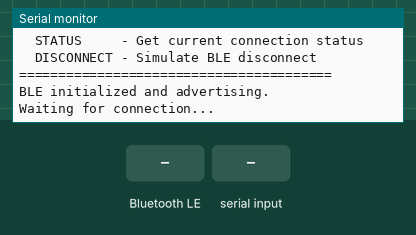
The sketch below on a simulated ESP32. On the bench: the last lines printed to the serial monitor. Inputs (shaded band) come from the test bench. Nothing arrives over Bluetooth unless stated; a phone connects over Bluetooth LE 3 s after start.

Above: at 1.7 s.
1.8 s: Bluetooth LE write "1" received
At 3.0 s:
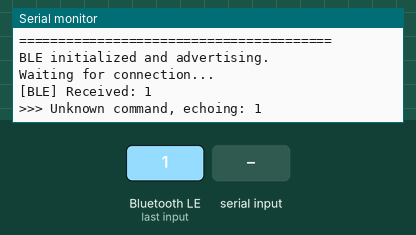
3.3 s: "1" received over Serial
At 3.5 s:
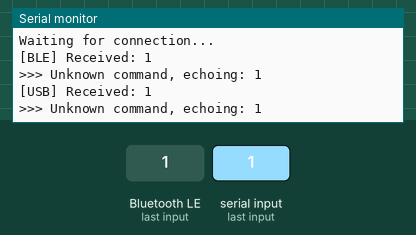

Measured:
- after the input at 1.8 s, the serial monitor: prints a new line at once (image 1)
- after the input at 3.3 s, the serial monitor: prints a new line after 0.06 s (image 2)

The sketch:

ESP32testing.ino
```cpp
// ESP32 Dual-Mode Communication: BLE + USB Serial
// Only sends data after receiving "START" command
// Detects which connection type is active and uses only that one

#include <BLEDevice.h>
#include <BLEServer.h>
#include <BLEUtils.h>
#include <BLE2902.h>
#include <string.h>

// ===================================
// 1. UUID Definitions
// ===================================

#define SERVICE_UUID           "4FA4A4AA-0001-4000-8000-000000000000"
#define NOTIFY_CHARACTERISTIC_UUID "4FA4A4AA-0002-4000-8000-000000000000"
#define RECEIVE_CHARACTERISTIC_UUID "4FA4A4AA-0003-4000-8000-000000000000"

#define DEVICE_NAME "ESP32_WROOM_DA_Comm"

// ===================================
// 2. Global Variables
// ===================================

BLECharacteristic *pNotifyCharacteristic = nullptr;
BLECharacteristic *pReceiveCharacteristic = nullptr;
BLEServer *pServer = nullptr;

// Connection states
bool bleConnected = false;

// Which connection is being used (only one at a time)
enum ConnectionType {
  CONN_NONE,
  CONN_USB,
  CONN_BLE
};
ConnectionType activeConnection = CONN_NONE;

// Data streaming state
bool streamingEnabled = false;

long lastSendTime = 0;
const int SEND_INTERVAL_MS = 2000;

// ===================================
// 3. Forward Declarations
// ===================================

void handleCommand(const char* command, ConnectionType source);
void sendData(const char* message);
void initBLE();
void simulateDisconnect();

// ===================================
// 4. Callback Classes
// ===================================

class ServerCallbacks: public BLEServerCallbacks {
    void onConnect(BLEServer* pServer) {
      bleConnected = true;
      Serial.println("\n--- BLE Client Connected! ---");
      Serial.println("Waiting for START command...");
    };

    void onDisconnect(BLEServer* pServer) {
      bleConnected = false;

      // If BLE was the active connection, reset everything
      if (activeConnection == CONN_BLE) {
        activeConnection = CONN_NONE;
        streamingEnabled = false;
        Serial.println("--- BLE Disconnected. Streaming stopped. ---");
      }

      Serial.println("--- Restarting BLE advertising... ---");
      // This makes the device "searchable" again immediately
      BLEDevice::startAdvertising();
    }
};

class CharacteristicCallbacks: public BLECharacteristicCallbacks {
    void onWrite(BLECharacteristic *pCharacteristic) {
      const uint8_t* data = pCharacteristic->getData();
      size_t length = pCharacteristic->getLength();

      if (length > 0) {
        char tempBuf[length + 1];
        memcpy(tempBuf, data, length);
        tempBuf[length] = '\0';

        handleCommand(tempBuf, CONN_BLE);
      }
    }
};

// ===================================
// 5. Command Handler
// ===================================

void handleCommand(const char* command, ConnectionType source) {
  // Always print received command to Serial Monitor
  Serial.print("[");
  Serial.print(source == CONN_USB ? "USB" : "BLE");
  Serial.print("] Received: ");
  Serial.println(command);

  // START command - begin streaming
  if (strcasecmp(command, "START") == 0) {
    if (activeConnection == CONN_NONE) {
      activeConnection = source;
      streamingEnabled = true;
      lastSendTime = millis();

      Serial.print(">>> Streaming STARTED via ");
      Serial.println(source == CONN_USB ? "USB" : "BLE");

      sendData("OK:STARTED");
    }
    else if (activeConnection == source) {
      sendData("OK:ALREADY_STARTED");
    }
    else {
      Serial.println(">>> Rejected: Another connection is active");
    }
  }
  // STOP command - stop streaming
  else if (strcasecmp(command, "STOP") == 0) {
    if (activeConnection == source) {
      streamingEnabled = false;
      activeConnection = CONN_NONE;

      Serial.println(">>> Streaming STOPPED");
      sendData("OK:STOPPED");
    }
  }
  // STATUS command - report current state
  else if (strcasecmp(command, "STATUS") == 0) {
    char statusMsg[64];
    snprintf(statusMsg, sizeof(statusMsg), "STATUS:%s:%s",
             activeConnection == CONN_NONE ? "IDLE" : (activeConnection == CONN_USB ? "USB" : "BLE"),
             streamingEnabled ? "STREAMING" : "STOPPED");

    if (source == CONN_USB) {
      Serial.println(statusMsg);
    } else if (source == CONN_BLE && bleConnected) {
      pNotifyCharacteristic->setValue((uint8_t*)statusMsg, strlen(statusMsg));
      pNotifyCharacteristic->notify();
    }
  }
  // DISCONNECT command - simulate disconnect for testing
  else if (strcasecmp(command, "DISCONNECT") == 0 || strcasecmp(command, "D") == 0) {
    Serial.println(">>> DISCONNECT command received.");
    simulateDisconnect();
  }
  // Any other command - just echo it
  else {
    Serial.print(">>> Unknown command, echoing: ");
    Serial.println(command);
  }
}

// ===================================
// 6. Data Sender
// ===================================

void sendData(const char* message) {
  if (activeConnection == CONN_NONE) {
    return;
  }

  if (activeConnection == CONN_USB) {
    Serial.println(message);
    Serial.flush();
  }
  else if (activeConnection == CONN_BLE && bleConnected && pNotifyCharacteristic) {
    pNotifyCharacteristic->setValue((uint8_t*)message, strlen(message));
    pNotifyCharacteristic->notify();
    delay(20);
  }
}

// ===================================
// 7. BLE Initialization
// ===================================

void initBLE() {
  BLEDevice::init(DEVICE_NAME);

  pServer = BLEDevice::createServer();
  pServer->setCallbacks(new ServerCallbacks());

  BLEService *pService = pServer->createService(SERVICE_UUID);

  pNotifyCharacteristic = pService->createCharacteristic(
                                     NOTIFY_CHARACTERISTIC_UUID,
                                     BLECharacteristic::PROPERTY_NOTIFY
                                   );
  pNotifyCharacteristic->addDescriptor(new BLE2902());

  pReceiveCharacteristic = pService->createCharacteristic(
                                     RECEIVE_CHARACTERISTIC_UUID,
                                     BLECharacteristic::PROPERTY_WRITE
                                   );
  pReceiveCharacteristic->setCallbacks(new CharacteristicCallbacks());

  pService->start();

  BLEAdvertising *pAdvertising = pServer->getAdvertising();
  pAdvertising->addServiceUUID(SERVICE_UUID);
  pAdvertising->setScanResponse(true);
  pAdvertising->setMinPreferred(0x06);
  pAdvertising->setMaxPreferred(0x12);
  BLEDevice::startAdvertising();

  Serial.println("BLE initialized and advertising.");
}

// ===================================
// 8. Simulated Disconnect
// ===================================

void simulateDisconnect() {
  Serial.println(">>> Sending disconnect acknowledgment...");

  if (bleConnected && pNotifyCharacteristic) {
    const char* msg = "OK:DISCONNECTING";
    pNotifyCharacteristic->setValue((uint8_t*)msg, strlen(msg));
    pNotifyCharacteristic->notify();
    delay(200); // Give time for the notification to be sent
  }

  Serial.println("--- Forcing BLE Disconnect... ---");

  // We simply drop the connection. The 'onDisconnect' callback
  // (Lines 57-72) will automatically reset the state and restart
  // advertising for us without crashing the board.
  if (pServer != nullptr) {
    pServer->disconnect(pServer->getConnId());
  }

  Serial.println("--- Disconnect request sent. Ready for search. ---");
}

// ===================================
// 9. Setup Function
// ===================================

void setup() {
  Serial.begin(115200);
  while (!Serial) {
    delay(10);
  }
  delay(500);

  Serial.println();
  Serial.println("========================================");
  Serial.println("ESP32 Dual-Mode Communication Server");
  Serial.println("USB Serial: 115200 baud");
  Serial.println("BLE: Enabled");
  Serial.println("========================================");
  Serial.println();
  Serial.println("Commands:");
  Serial.println("  START      - Begin data streaming");
  Serial.println("  STOP       - Stop data streaming");
  Serial.println("  STATUS     - Get current connection status");
  Serial.println("  DISCONNECT - Simulate BLE disconnect");
  Serial.println();
  Serial.println("========================================");

  initBLE();

  Serial.println("Waiting for connection...");
}

// ===================================
// 10. Loop Function
// ===================================

void loop() {
  // Check for incoming USB serial data
  if (Serial.available()) {
      Serial.setTimeout(50);  // Short timeout to collect complete message
      String received = Serial.readString();
      received.trim();

      if (received.length() > 0) {
        handleCommand(received.c_str(), CONN_USB);
      }
  }

  // Detect intentional GUI disconnect by checking Serial status
  if (activeConnection == CONN_USB && !Serial) {
    streamingEnabled = false;
    activeConnection = CONN_NONE;
  }

  // Send data at interval only if streaming is enabled
  if (streamingEnabled && (millis() - lastSendTime >= SEND_INTERVAL_MS)) {
    const char* message = "Lorem ipsum dolor sit amet, consectetur adipiscing elit.";

    sendData(message);

    lastSendTime = millis();
  }

  delay(10);
}
```
